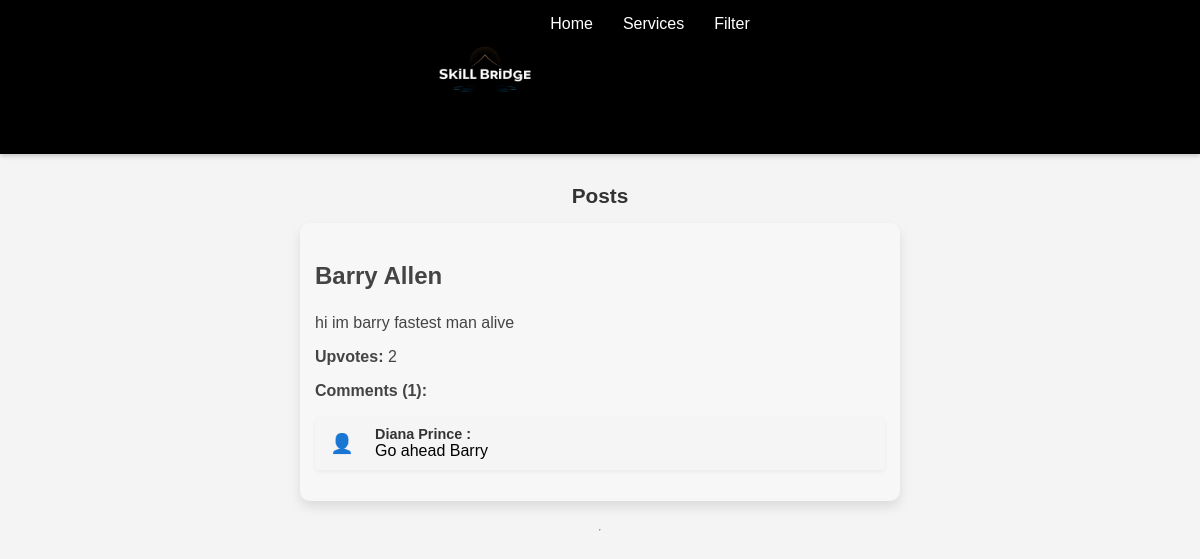
/community/, run on the app's committed database.
### community/models.py (models this page shows, shortened)
class Post(models.Model):
    user = models.ForeignKey(User, on_delete=models.CASCADE)
    post = models.TextField()
    num_comments = models.IntegerField(default=0)
    num_upvotes = models.IntegerField(default=0)

class Comment(models.Model):
    user = models.ForeignKey(User, on_delete=models.CASCADE)
    post = models.ForeignKey(Post, on_delete=models.CASCADE, related_name='comments')
    comment = models.TextField()

### community/views.py (the view, shortened to what this page needs)
# urls.py: path('community/', views.posts_with_comments, name='community'),
def posts_with_comments(request):
    posts = Post.objects.all().prefetch_related('comments')
    upvoted_posts = set()
    context = {
        'posts': posts,
        'upvoted_posts': upvoted_posts,
        'comment_form': CommentForm() if request.user.is_authenticated else None,
    }
    return render(request, 'community.html', context)

### templates/community.html (shortened to what this page needs)
{% load static %}
<!DOCTYPE html>
<html lang="en">
<head>
</head>
<body>
    <nav>
        <div class="header">
            <img src="{% static 'media/mainlogo.jpg' %}" alt="SKILL Logo">
        </div>
        <ul>
            <li><a href="{% url 'index' %}">Home</a></li>
            <li><a href="{% url 'services_page' %}">Services</a></li>
            <li><a href="{% url 'filter_skills' %}">Filter</a></li>
        </ul>
    </nav>
    <div class="posts-section">
        <h2>Posts</h2>
        <div class="posts-grid">
        {% for post in posts %}
        <div class="post-card">
            <h3>{{ post.user.username }}</h3>
            <p>{{ post.post }}</p>
            <p><strong>Upvotes:</strong> <span id="upvotes-{{ post.id }}">{{ post.num_upvotes }}</span></p>
            <p><strong>Comments ({{ post.num_comments }}):</strong></p>
            <ul class="comment-list">
                {% for comment in post.comments.all %}
                    <li><strong>{{ comment.user.username }}:</strong> {{ comment.comment }}</li>
                {% empty %}
                    <li>No comments yet.</li>
                {% endfor %}
            </ul>
        </div>
        <hr>
        {% endfor %}
        </div>
    </div>
</body>
</html>

### templates/community.html (style rules this page uses)
body { font-family: 'Montserrat', sans-serif; margin: 0; padding: 0; background-color: #f4f4f4; overflow-x: hidden; }
.header { background-color: #000000; padding: 10px 0; color: white; }
nav { background-color: #000000; padding: 15px 30px; box-shadow: 0px 2px 5px rgba(0, 0, 0, 0.2); display: flex; justify-content: center; position: sticky; top: 0; z-index: 10; }
nav ul { list-style: none; display: flex; margin: 0; padding: 0; }
nav ul li a { text-decoration: none; color: #ffffff; padding: 10px 15px; font-size: 16px; font-weight: 500; position: relative; transition: color 0.3s; }
nav ul li a::after { content: ''; position: absolute; left: 0; bottom: 0; width: 0; height: 2px; background-color: #f4a261; transition: width 0.3s; }
.header img { height: 100px; width: 100px; }
.posts-section { margin-top: 30px; text-align: center; }
.posts-section h2 { font-size: 1.3rem; font-weight: bold; margin-bottom: 15px; color: #333; }
.posts-grid { display: grid; grid-template-columns: 1fr; gap: 20px; max-width: 600px; margin: 0 auto; }
.post-card { background-color: #f7f7f7; border-radius: 10px; padding: 15px; text-align:justify; box-shadow: 0 6px 12px rgba(0, 0, 0, 0.1); }
.post-card h3 { font-size: 1.5em; color: #444; }
.post-card p { margin-top: 5px; font-size: 1rem; color: #444; }
.comment-list { list-style-type: none; padding: 0; margin-top: 10px; }
.comment-list li { background-color: #f5f5f5; padding: 10px; border-radius: 5px; margin-bottom: 8px; box-shadow: 0 2px 4px rgba(0, 0, 0, 0.05); position: relative; padding-left: 60px; }
.comment-list li strong { color: #333; font-size: 0.9em; display: block; font-weight: 600; }
.comment-list li:before { content: '👤'; position: absolute; left: 15px; top: 50%; transform: translateY(-50%); font-size: 1.2em; color: #888; }

### data on the page
Post: user.username "Barry Allen", post "hi im barry fastest man alive", num_upvotes "2", num_comments "1"
Comment: user.username "Diana Prince", comment "Go ahead Barry"
